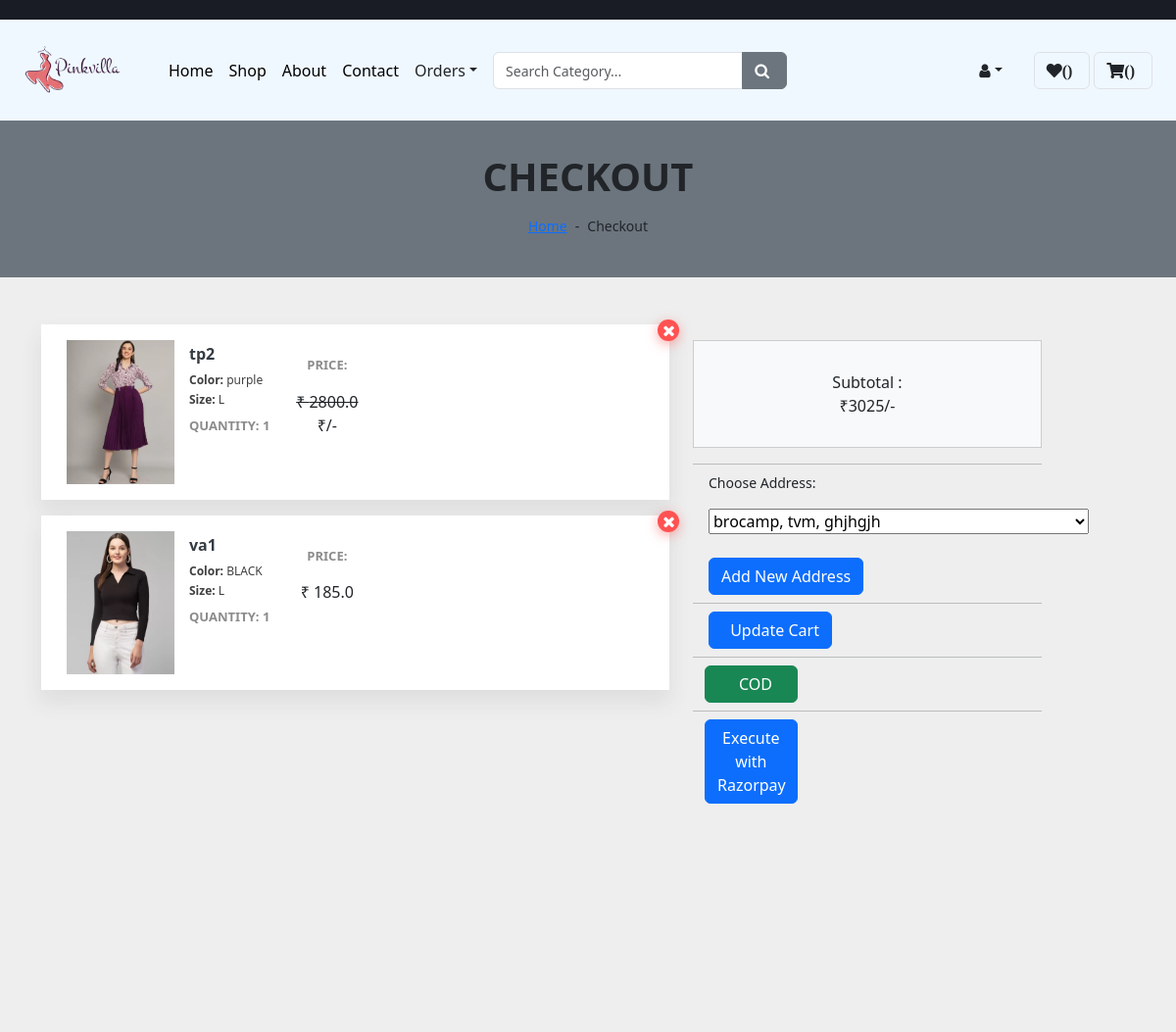
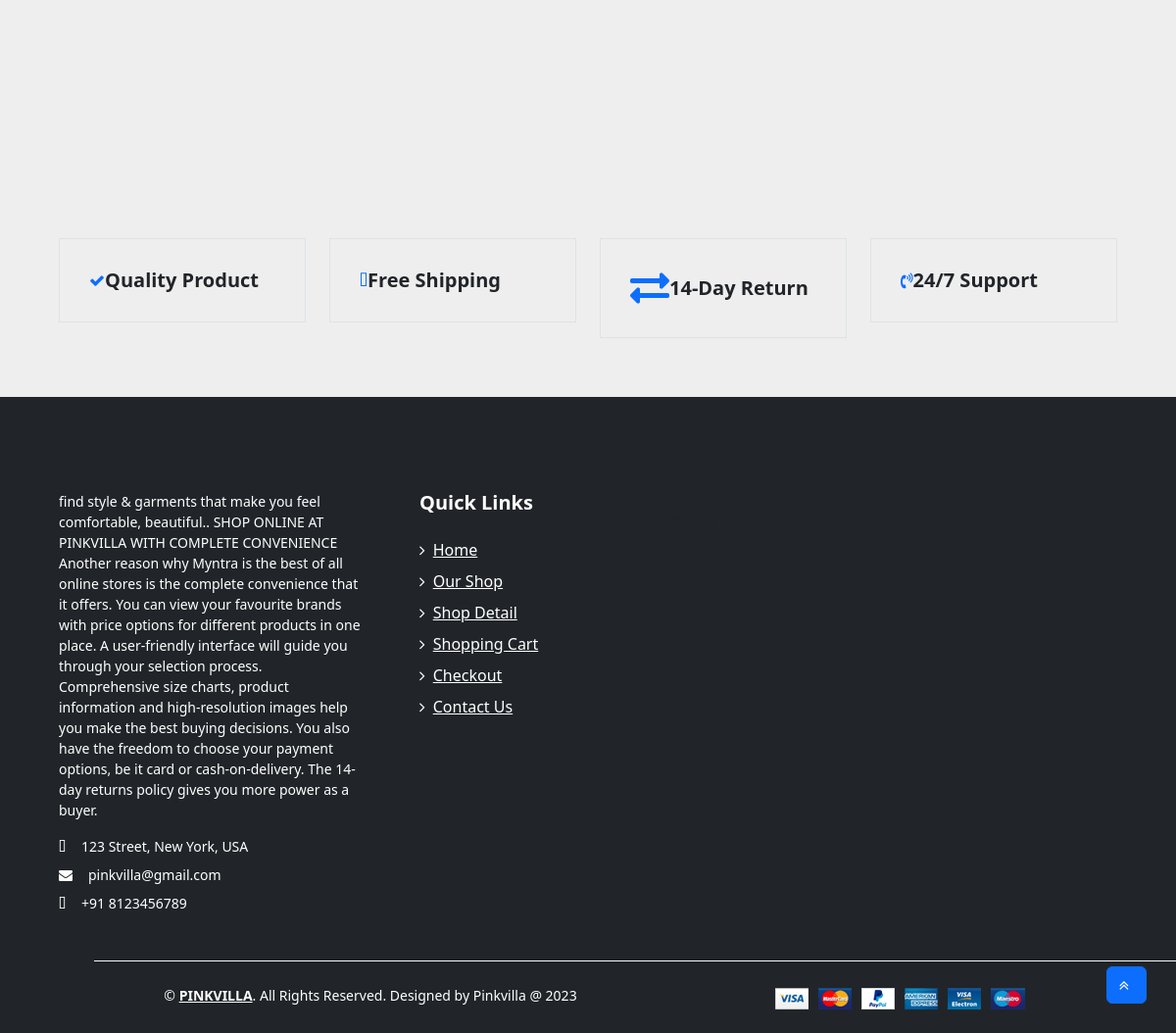
Screenshot of /checkout/ (signed in) with the database file from the repository (2 pictures, top to bottom).
### app1/models.py (models this page shows, shortened)
class Cart(models.Model):
    username = models.ForeignKey(custom_user,on_delete=models.CASCADE)
    variant = models.ForeignKey(Variant,on_delete=models.CASCADE)
    coupon = models.ForeignKey(Coupon, on_delete=models.SET_NULL,null=True,blank= True)
    discount_price= models.DecimalField(max_digits=10,decimal_places=2,default=0)
    quantity = models.PositiveIntegerField(default=1)
    offer = models.ForeignKey(Offer, on_delete=models.SET_NULL, null=True, blank=True)
    def total_cost(self):
        return self.quantity * self.variant.price

class Variant(models.Model):
    id = models.AutoField(primary_key=True)
    variant = models.CharField(max_length=100,blank= True,null= True)
    Product = models.ForeignKey(Product,on_delete=models.CASCADE)
    Color = models.ForeignKey(Color,on_delete=models.CASCADE)
    Size = models.ForeignKey(Size,on_delete=models.CASCADE)
    quantity = models.IntegerField(default=1)
    price = models.FloatField(default=0)
    offer = models.ForeignKey(Offer, on_delete=models.SET_NULL, blank=True, null=True)
    image1 = models.ImageField(blank=True, upload_to='images/')
    image2 = models.ImageField(blank=True, upload_to='images/')
    image3 = models.ImageField(blank=True, upload_to='images/')
    image4 = models.ImageField(blank=True, upload_to='images/')

class Color(models.Model):
    color = models.CharField(max_length=50)
    def __str__(self):
        return self.color

class Size(models.Model):
    size = models.CharField(max_length=20)
    def __str__(self):
        return self.size

### app1/views.py (the view, shortened to what this page needs)
# urls.py: path('checkout/', views.checkout, name='checkout'),
def checkout(request):
  if "username" in request.session:
    username=custom_user.objects.get(username=request.session["username"])
    cartobj = Cart.objects.filter(username = username)
    addobj = Address.objects.filter(username = username)
    total_cost = sum(item.total_cost() for item in cartobj)+40
    coupon_discount = sum(item.coupon.discount_price for item in cartobj if item.coupon)
    total_cost =Decimal(total_cost) - coupon_discount
    for item in cartobj:
       variant = item.variant
       product = variant.Product
    client = razorpay.Client(
    auth=(RAZORPAY_API_KEY, RAZORPAY_API_SECRET_KEY))
    amount=int(total_cost*100)
    currency='INR'
    data = dict(amount=amount,currency=currency,payment_capture=1)
    payment_order = client.order.create(data=data)
    payment_order_id=payment_order['id']
    context = {
            'username': username,
            'cartobj': cartobj,
            'addobj': addobj,
            'total_cost':total_cost,
            "api_key":RAZORPAY_API_KEY,
            "amount":400,
            "order_id":payment_order_id,
            }
    return render (request,"checkout.html",context)

### app1/templates/Checkout.html (shortened to what this page needs)
{% extends 'product_detail.html' %}
{% load static %}
{% block main-content %}
 <div class="container-fluid bg-secondary mb-5" style="height:20vh ;">
    <div class="d-flex flex-column align-items-center justify-content-center" style="min-height: 150px">
        <h1 class="font-weight-semi-bold text-uppercase mb-3">Checkout</h1>
        <div class="d-inline-flex">
            <p class="m-0"><a href="">Home</a></p>
            <p class="m-0 px-2">-</p>
            <p class="m-0">Checkout</p>
        </div>
    </div>
</div>
<link href="https://maxcdn.bootstrapcdn.com/font-awesome/4.3.0/css/font-awesome.min.css" rel="stylesheet">
<div class="container pb-5 mb-2">
  <div class="row">
      <div class="col-md-7">
          {% for item in cartobj %}
          <div class="cart-item d-md-flex justify-content-between mb-3">
              <span class="remove-item"><i class="fa fa-times"></i></span>
              <div class="d-flex flex-md-row flex-column px-3 my-3">
                  <div class="cart-item-product-thumb">
                      <img src="{{ item.variant.image1.url }}" alt="" class="img-fluid">
                  </div>
                  <div class="cart-item-product-info mt-2 mt-md-0">
                      <h4 class="cart-item-product-title">{{ item.variant.variant }}</h4>
                      <span><strong>Color:</strong> {{item.variant.Color}}</span>
                      <span><strong>Size:</strong> {{item.variant.Size}}</span>
                      <div class="cart-item-label mt-2">Quantity: {{ item.quantity }}</div>
                  </div>
                  <div class="px-3 my-3 text-center">
                      <div class="cart-item-label">Price:</div>
                      <div class="count-input">
                          {% if item.variant.Product.offer %}
                          <s>₹ {{ item.variant.price }}</s> ₹{{ item.discounted_price }}/-
                          {% else %}
                          ₹ {{ item.variant.price }}
                          {% endif %}
                      </div>
                  </div>
              </div>
          </div>
          {% endfor %}
      </div>
      <div class="col-md-4"  >
          <div class="px-3 my-3 text-center" style="border: 1px solid #ccc;padding: 30px;margin-top: 20px; background-color: #f8f9fa;">
              <div class="cart-item-label">Subtotal :</div>
              <div id="total_cost" class="count-input">
                ₹{{total_cost}}/-
              </div>
          </div>
               <form action="{% url 'checkout'  %}" method="POST" name="order_post">
          <hr class="my-2">
          <div class="px-3">
              <p>Choose Address:</p>
              <select id="addressid" name="address">
                  {% for address in addobj %}
                  <option value="{{ address.flat }}">{{ address.flat }}, {{ address.locality }}, {{ address.city }}</option>
                  {% endfor %}
              </select>
              <br><br>
              <a class="btn btn-style-1 btn-primary" href="{% url 'user_profile' %}">Add New Address</a>
          </div>
          <hr class="my-2">
          <div class="px-3">
              <a class="btn btn-style-1 btn-primary" href="{% url 'shop' %}">&nbsp;Update Cart</a>
          </div>
          <hr class="my-2">
          <div class="col-md-4">
            <button type="submit" class="btn btn-style-1 btn-success btn-block" >&nbsp;COD</button>
            </div>
            <hr class="my-2">
            <div class="col-md-4">
              <button type="submit" class="btn btn-style-1 btn-primary btn-block" id="rzp-button1">Execute with Razorpay</button>
              </div>
      </div>
  </div>
</div>
{% endblock main-content %}

### app1/templates/Checkout.html (style rules this page uses)
body { margin-top:20px; background:#eee; }
.cart-item { position: relative; margin-bottom: 30px; padding: 0 50px 0 10px; background-color: #fff; box-shadow: 0 12px 20px 1px rgba(64, 64, 64, .09); }
.cart-item .cart-item-label { display: block; margin-bottom: 15px; color: #8c8c8c; font-size: 13px; font-weight: 600; text-transform: uppercase; }
.cart-item .cart-item-product-thumb, .cart-item .cart-item-product-info { display: table-cell; vertical-align: top; }
.cart-item .cart-item-product-thumb { width: 110px; }
.cart-item .cart-item-product-thumb > img { display: block; width: 100%; }
.cart-item .cart-item-product-info { padding-top: 5px; padding-left: 15px; }
.cart-item .cart-item-product-info > span { display: block; margin-bottom: 2px; color: #404040; font-size: 12px; }
.cart-item .cart-item-product-title { margin-bottom: 8px; transition: color, 0.3s; color: #343b43; font-size: 16px; font-weight: bold; }
.cart-item .count-input { display: inline-block; width: 85px; }
.cart-item .remove-item { right: -10px !important; }
.remove-item { display: block; position: absolute; top: -5px; right: -5px; width: 22px; height: 22px; padding-left: 1px; border-radius: 50%; background-color: #ff5252; color: #fff; line-height: 23px; text-align: center; box-shadow: 0 3px 12px 0 rgba(255, 82, 82, .5); cursor: pointer; }

### rows the page displays
Cart: variant.image1 (picture), variant.variant "tp2", variant.Color "purple", variant.Size "L", quantity "1", variant.price "2800.0"
Cart: variant.image1 (picture), variant.variant "va1", variant.Color "BLACK", variant.Size "L", quantity "1", variant.price "185.0"

### other values shown
{{ total_cost }} "3025"
form field address "brocamp, tvm, ghjhgjh"
